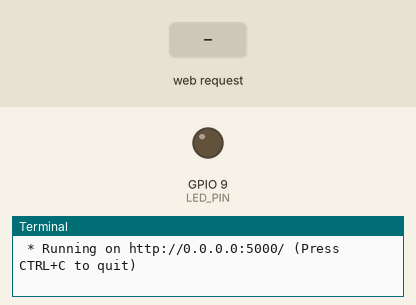
The program below on a simulated Raspberry Pi (BCM pin numbers). On the bench: output pins drawn as LEDs (lit = HIGH), the last lines printed to the terminal. The test bench sets the inputs (shaded band). The clock reads 2024-03-15 10:24:30 at power-on unless the program sets it.

Above: at 1.2 s.
1.3 s: HTTP request for /led/on received
At 1.7 s:
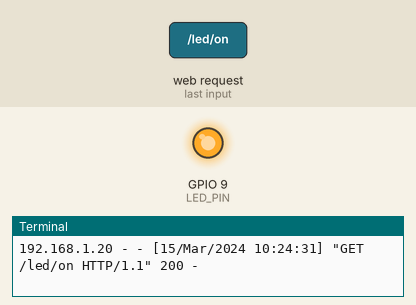
4.3 s: HTTP request for /led/off received
At 5.1 s:
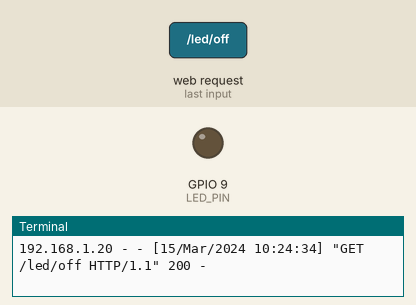
Timing chart, 0 to 7.3 s (numbered marks = the images above; inputs shaded):
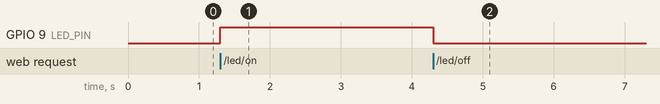

Measured:
- after the input at 1.3 s, GPIO 9 (LED_PIN): LOW → HIGH at once
- after the input at 4.3 s, GPIO 9 (LED_PIN): HIGH → LOW at once

The program:

flask_led.py
```python
from flask import Flask
import RPi.GPIO as GPIO

LED_PIN = 9

app=Flask(__name__)

GPIO.setmode(GPIO.BCM)
GPIO.setup(LED_PIN,GPIO.OUT)

@app.route("/")
def hello_world():
  return '''
    <p>Hello, Flask!</p>
    <a href="/led/on">LED ON</a>
    <a href="/led/off">LED OFF</a>
    '''

@app.route("/led/<op>")
def led_op(op):
  if op == "on":
    GPIO.output(LED_PIN,GPIO.HIGH)
    return '''
    <p>LED ON</p>
    <a href="/">Go Home</a>
  '''
  elif op == "off":
    GPIO.output(LED_PIN,GPIO.LOW)
    return '''
    <p>LED OFF</p>
    <a href="/">Go Home</a>
  '''

# @app.route("/led/on")
# def led_on():
#   return '''
#     <p>LED ON</p>
#     <a href="/">Go Home</a>
#   '''


# @app.route("/led/off")
# def led_off():
#   return '''
#     <p>LED OFF</p>
#     <a href="/">Go Home</a>
#   '''

if __name__=="__main__":
  try:
    app.run(host="0.0.0.0")
  finally:
    GPIO.cleanup()
```
